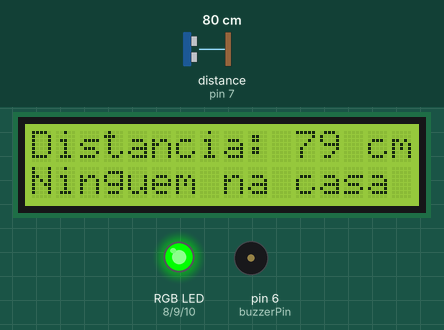
Recording of a sketch running on a simulated Arduino Uno, built with avr-gcc and run on an emulated ATmega328P. Parts: 16×2 character LCD, an RGB LED mixed from three pins (HIGH = lit), buzzer (waves = sounding, pin HIGH). Wiring (inferred from the names in the program): ultrasonic range finder: trigger pin 11; echo pin 7. The test bench sets the inputs (shaded band); at power-on: distance to the obstacle (sensor on pin 7) 80 cm. The echo pulse lasts 58.3 µs per cm; pins used as bus, display or sensor lines are not drawn; what the sketch prints to the serial monitor is not drawn.

Above: at 1.2 s.
1.3 s: distance to the obstacle (sensor on pin 7) set to 9 cm
At 2.2 s:
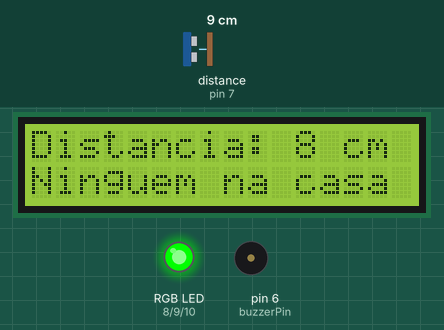
4.1 s: distance to the obstacle (sensor on pin 7) set to 6 cm
At 4.9 s:
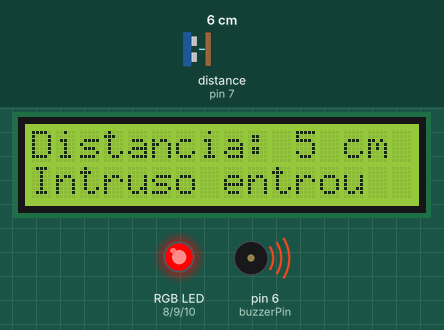
5.9 s: distance to the obstacle (sensor on pin 7) set to 299 cm
At 7.7 s:
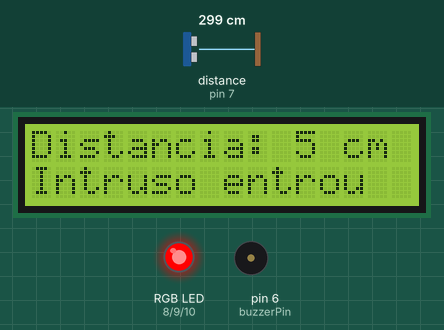
Timing chart, 0 to 9.4 s (numbered marks = the images above; inputs shaded):
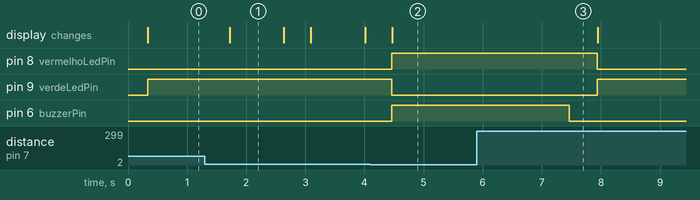

Measured:
- the behaviour switches between 8 and 7 cm on distance to the obstacle (sensor on pin 7) (found by bisection; images 1 and 2)
- after the input at 1.3 s, the display: changes after 0.42 s (image 1)
- after the input at 4.1 s, pin 8 (vermelhoLedPin), pin 6 (buzzerPin): LOW → HIGH after 0.36 s; pin 9 (verdeLedPin): HIGH → LOW after 0.36 s; the display: changes after 0.37 s (image 2)
- after the input at 5.9 s, pin 8 (vermelhoLedPin): HIGH → LOW after 2.0 s; pin 9 (verdeLedPin): LOW → HIGH after 2.0 s; pin 6 (buzzerPin): goes on until 7.5 s, then stays LOW

The sketch:

alarmeCasa.ino
```cpp
#include <LiquidCrystal.h> // Biblioteca LCD

LiquidCrystal lcd(12, 13, 5, 4, 3, 2); // Pinos do LCD
int vermelhoLedPin = 8; // Pino para cor vermelha do LED RGB
int verdeLedPin = 9;    // Pino para cor verde do LED RGB
int azulLedPin = 10;    // Pino para cor azul do LED RGB
int buzzerPin = 6;      // Pino do buzzer
int trigPin = 11;       // Pino do Trigger do sensor ultrassônico
int echoPin = 7;        // Pino do Echo do sensor ultrassônico

long duracao;
int distancia;

void setup() {
  Serial.begin(9600); // Inicializa a comunicação serial
  lcd.begin(16, 2);   // Inicializa o LCD de 16x2
  escreveLCD("ALARME CASA     ", 0);
  escreveLCD("PROJETO ROBOTICA", 1);

  // Configurações dos pinos
  pinMode(vermelhoLedPin, OUTPUT);
  pinMode(verdeLedPin, OUTPUT);
  pinMode(azulLedPin, OUTPUT);
  pinMode(buzzerPin, OUTPUT);
  pinMode(trigPin, OUTPUT);  // Configura o pino de Trigger como saída
  pinMode(echoPin, INPUT);   // Configura o pino de Echo como entrada
}

void loop() {
  // Envia um pulso para o Trigger do sensor ultrassônico
  digitalWrite(trigPin, LOW);
  delayMicroseconds(2);
  digitalWrite(trigPin, HIGH);
  delayMicroseconds(10);
  digitalWrite(trigPin, LOW);

  // Lê a duração do pulso de Echo
  duracao = pulseIn(echoPin, HIGH);

  // Calcula a distância em centímetros (velocidade do som = 0,0343 cm/us)
  distancia = duracao * 0.0343 / 2;
  delay(250);

  // Exibe a distância no Monitor Serial para depuração (opcional)
  Serial.print("Distancia: ");
  Serial.print(distancia);
  Serial.println(" cm");

  // Atualiza a distância no LCD
  lcd.setCursor(0, 0);
  lcd.print("Distancia: ");
  lcd.print(distancia);
  lcd.print(" cm    "); // Adiciona espaços para limpar qualquer valor residual

  // Se a distância for menor que 10 cm, consideramos que há algo perto
  if (distancia < 7) {
    digitalWrite(vermelhoLedPin, HIGH); // Acende a cor vermelha do LED
    digitalWrite(verdeLedPin, LOW);     // Desliga a cor verde do LED
    digitalWrite(azulLedPin, LOW);      // Desliga a cor azul do LED
    digitalWrite(buzzerPin, HIGH);      // Emite o som do buzzer
    escreveLCD("Intruso entrou", 1);     // Exibe no LCD
    delay(3000);  // Ação dura 5 segundos
    digitalWrite(buzzerPin, LOW);       // Desliga o buzzer
  }
  // Se a distância for maior que 10 cm, não há intruso
  else {
    digitalWrite(vermelhoLedPin, LOW);  // Desliga a cor vermelha do LED
    digitalWrite(verdeLedPin, HIGH);    // Acende a cor verde do LED
    digitalWrite(azulLedPin, LOW);      // Desliga a cor azul do LED
    escreveLCD("Ninguem na casa", 1);   // Exibe no LCD
  }

  delay(200);  // Atraso para evitar leituras excessivas do sensor ultrassônico
}

// Função para escrever no LCD
void escreveLCD(String texto, int linha) {
  lcd.setCursor(0, linha);
  lcd.print("                ");  // Limpa a linha
  lcd.setCursor(0, linha);
  lcd.print(texto);  // Escreve o texto na linha do LCD
}
```

lcd.ino
```cpp

```
